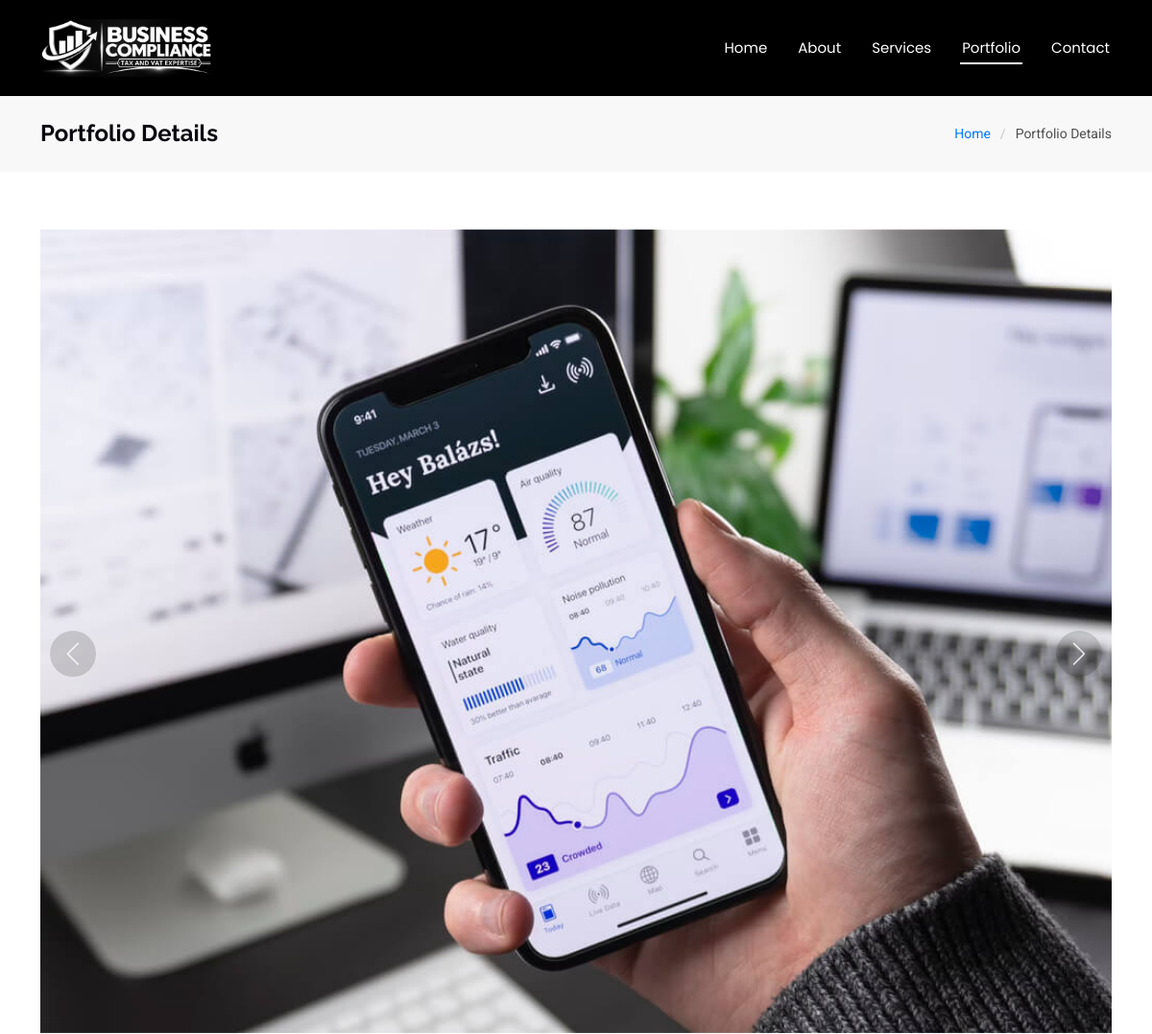
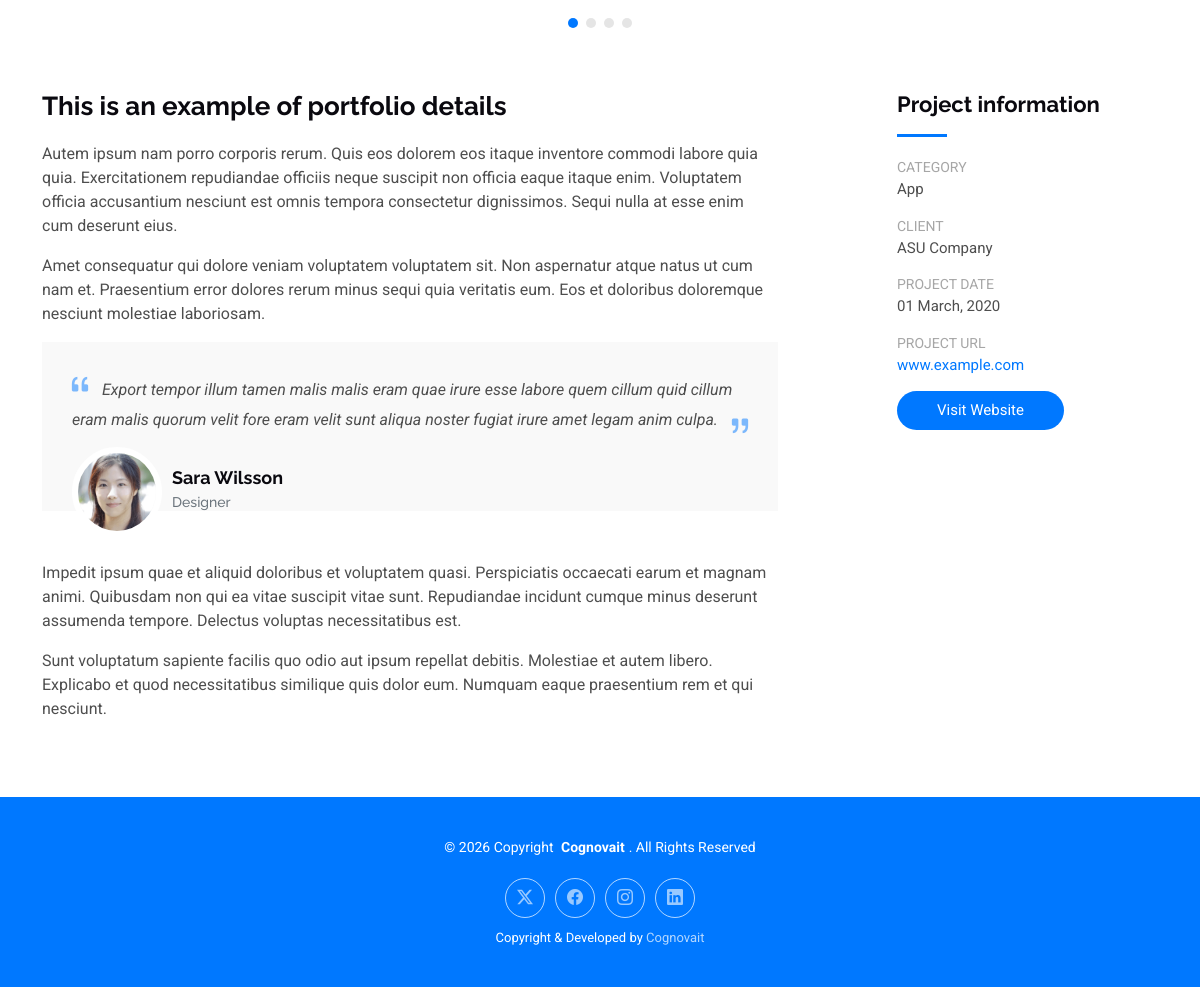
The app's page /portfolio-details.php?id=1 with its own data (2 pictures, top to bottom).
### tables this page shows
CREATE TABLE `nav_menu` (
  `id` int(10) unsigned NOT NULL AUTO_INCREMENT,
  `label` varchar(50) NOT NULL,
  `url` varchar(255) NOT NULL DEFAULT '#',
  `sort_order` int(11) NOT NULL DEFAULT 0,
  `is_active` tinyint(1) NOT NULL DEFAULT 1,
  PRIMARY KEY (`id`)
);

CREATE TABLE `portfolio_items` (
  `id` int(10) unsigned NOT NULL AUTO_INCREMENT,
  `category_id` int(10) unsigned NOT NULL,
  `title` varchar(150) NOT NULL,
  `short_description` varchar(255) NOT NULL,
  `image_path` varchar(255) NOT NULL,
  `details_title` varchar(255) DEFAULT NULL,
  `details_text` text DEFAULT NULL COMMENT 'paragraphs separated by a blank line',
  `client` varchar(150) DEFAULT NULL,
  `project_date` date DEFAULT NULL,
  `project_url` varchar(255) DEFAULT NULL,
  `testimonial_id` int(10) unsigned DEFAULT NULL,
  `sort_order` int(11) NOT NULL DEFAULT 0,
  `is_active` tinyint(1) NOT NULL DEFAULT 1,
  PRIMARY KEY (`id`),
  KEY `fk_pi_cat` (`category_id`),
  KEY `fk_pi_test` (`testimonial_id`),
  CONSTRAINT `fk_pi_cat` FOREIGN KEY (`category_id`) REFERENCES `portfolio_categories` (`id`),
  CONSTRAINT `fk_pi_test` FOREIGN KEY (`testimonial_id`) REFERENCES `testimonials` (`id`) ON DELETE SET NULL
);

CREATE TABLE `testimonials` (
  `id` int(10) unsigned NOT NULL AUTO_INCREMENT,
  `name` varchar(100) NOT NULL,
  `position` varchar(100) NOT NULL,
  `image_path` varchar(255) NOT NULL,
  `rating` tinyint(3) unsigned NOT NULL DEFAULT 5,
  `quote` text NOT NULL,
  `sort_order` int(11) NOT NULL DEFAULT 0,
  `is_active` tinyint(1) NOT NULL DEFAULT 1,
  PRIMARY KEY (`id`)
);

CREATE TABLE `portfolio_categories` (
  `id` int(10) unsigned NOT NULL AUTO_INCREMENT,
  `name` varchar(100) NOT NULL,
  `slug` varchar(100) NOT NULL COMMENT 'lowercase letters/digits/hyphens - used as CSS class filter-<slug>',
  `sort_order` int(11) NOT NULL DEFAULT 0,
  `is_active` tinyint(1) NOT NULL DEFAULT 1,
  PRIMARY KEY (`id`),
  UNIQUE KEY `slug` (`slug`)
);

CREATE TABLE `social_links` (
  `id` int(10) unsigned NOT NULL AUTO_INCREMENT,
  `icon` varchar(64) NOT NULL COMMENT 'Bootstrap Icons class, e.g. bi-twitter-x',
  `url` varchar(255) NOT NULL DEFAULT '#',
  `sort_order` int(11) NOT NULL DEFAULT 0,
  `is_active` tinyint(1) NOT NULL DEFAULT 1,
  PRIMARY KEY (`id`)
);

### src/helpers.php (called while the page is built, shortened)
<?php
function e(mixed $value): string
{
    return htmlspecialchars((string) $value, ENT_QUOTES | ENT_SUBSTITUTE, 'UTF-8');
}
function paragraphs(?string $text): array
{
    $parts = preg_split('/\R{2,}/u', trim((string) $text)) ?: [];
    return array_values(array_filter(array_map('trim', $parts), static fn($p) => $p !== ''));
}
function safe_url(?string $url): string
{
    $url = trim((string) $url);
    if (preg_match('#^https?://#i', $url) || preg_match('/^#[\w-]*$/', $url)) {
        return $url;
    }
    return '#';
}
function nav_url(?string $url): string
{
    $url = trim((string) $url);
    if (preg_match('/^[A-Za-z0-9_-]+\.php(?:#[\w-]*)?$/', $url)) {
        return $url;
    }
    return '#';
}
if (!function_exists('settings')) {
    function settings(): array
    {
        static $cache = null;
        if ($cache === null) {
            $cache = [];
            try {
                foreach (Database::fetchAll('SELECT setting_key, setting_value FROM site_settings') as $row) {
                    $cache[$row['setting_key']] = $row['setting_value'];
                }
            } catch (Throwable) {
                return [];
            }
        }
        return $cache;
    }
}
if (!function_exists('setting')) {
    function setting(string $key, mixed $default = ''): string
    {
        $all = settings();
        return isset($all[$key]) && $all[$key] !== null ? (string) $all[$key] : (string) ($default ?? '');
    }
}

### db.php (called while the page is built, shortened)
<?php
final class Database
{
    private static ?PDO $pdo = null;
    private static function getEnvOr(string $key, string $default): string
    {
        $val = getenv($key);
        return $_ENV[$key] ?? $_SERVER[$key] ?? $default;
    }
    public static function pdo(): PDO
    {
        if (self::$pdo instanceof PDO) {
            return self::$pdo;
        }
        $host    = self::getEnvOr('DB_HOST', '127.0.0.1');
        $port    = self::getEnvOr('DB_PORT', '3306');
        $name    = self::getEnvOr('DB_NAME', 'devfolio');
        $user    = self::getEnvOr('DB_USER', 'root');
        $pass    = self::getEnvOr('DB_PASS', '');
        $charset = 'utf8mb4';
        $opts = [
            PDO::ATTR_ERRMODE            => PDO::ERRMODE_EXCEPTION,
            PDO::ATTR_DEFAULT_FETCH_MODE => PDO::FETCH_ASSOC,
            PDO::ATTR_EMULATE_PREPARES   => false,
        ];
        $base = sprintf('mysql:host=%s;port=%s;charset=%s', $host, $port, $charset);
        try {
            try {
                self::$pdo = new PDO($base . ';dbname=' . $name, $user, $pass, $opts);
            } catch (PDOException $e) {
                if ((int) ($e->errorInfo[1] ?? 0) !== 1049) {
                    throw $e;
                }
                $tmp = new PDO($base, $user, $pass, $opts);
                $tmp->exec('CREATE DATABASE IF NOT EXISTS `' . $name . '` CHARACTER SET utf8mb4 COLLATE utf8mb4_unicode_ci');
                self::$pdo = new PDO($base . ';dbname=' . $name, $user, $pass, $opts);
            }
        } catch (PDOException $e) {
            error_log('DevFolio DB connection failed: ' . $e->getMessage());
            http_response_code(500);
            exit('Database connection failed: ' . $e->getMessage());
        }
        return self::$pdo;
    }
    private static function run(string $sql, array $params): PDOStatement
    {
        $st = self::pdo()->prepare($sql);
        $st->execute($params);
        return $st;
    }
    public static function fetchAll(string $sql, array $params = []): array
    {
        $st = self::run($sql, $params);
        return $st->fetchAll();
    }
}
function db(): PDO
{
    return Database::pdo();
}

### includes/functions.php (called while the page is built, shortened)
<?php
function fetch_active(string $table, string $order = 'sort_order, id'): array
{
    $allowed = ['skills', 'resume_items', 'services', 'stats', 'portfolio_categories',
                'pricing_plans', 'faqs', 'testimonials', 'social_links'];
    return db()->query("SELECT * FROM `$table` WHERE is_active = 1 ORDER BY $order")->fetchAll();
}
function get_social_links(): array { return fetch_active('social_links'); }
function get_nav_items(): array
{
    return Database::fetchAll('SELECT * FROM nav_menu WHERE is_active = 1 ORDER BY sort_order, id');
}
function get_portfolio_item(int $id): ?array
{
    $stmt = db()->prepare(
        'SELECT p.*, c.name AS category_name, c.slug AS category_slug
           FROM portfolio_items p
           JOIN portfolio_categories c ON c.id = p.category_id
          WHERE p.id = :id AND p.is_active = 1
          LIMIT 1'
    );
    $stmt->execute([':id' => $id]);
    return $stmt->fetch() ?: null;
}
function get_portfolio_images(int $itemId, string $cover): array
{
    $stmt = db()->prepare(
        'SELECT image_path FROM portfolio_images WHERE portfolio_item_id = :id ORDER BY sort_order, id'
    );
    $stmt->execute([':id' => $itemId]);
    $imgs = $stmt->fetchAll(PDO::FETCH_COLUMN);
    return $imgs ?: [$cover];
}
function get_testimonial(int $id): ?array
{
    $stmt = db()->prepare('SELECT * FROM testimonials WHERE id = :id LIMIT 1');
    $stmt->execute([':id' => $id]);
    return $stmt->fetch() ?: null;
}

### portfolio-details.php (the view, shortened to what this page needs)
<?php
require_once __DIR__ . '/includes/functions.php';
$id = filter_input(INPUT_GET, 'id', FILTER_VALIDATE_INT, ['options' => ['min_range' => 1]]);
$project = $id ? get_portfolio_item((int) $id) : null;
$images      = get_portfolio_images((int) $project['id'], $project['image_path']);
$testimonial = $project['testimonial_id'] ? get_testimonial((int) $project['testimonial_id']) : null;
$paras       = paragraphs($project['details_text']);
$pageTitle = 'Portfolio Details - ' . setting('site_name', 'DevFolio') . ' Bootstrap Template';
$bodyClass = 'portfolio-details-page';
require __DIR__ . '/includes/header.php';
?>
  <main class="main">
    <div class="page-title" data-aos="fade">
      <div class="container d-lg-flex justify-content-between align-items-center">
        <h1 class="mb-2 mb-lg-0">Portfolio Details</h1>
        <nav class="breadcrumbs">
          <ol>
            <li><a href="index.php">Home</a></li>
            <li class="current">Portfolio Details</li>
          </ol>
        </nav>
      </div>
    </div>
    <section id="portfolio-details" class="portfolio-details section">
      <div class="container" data-aos="fade-up">
        <div class="portfolio-details-slider swiper init-swiper">
          <div class="swiper-wrapper align-items-center">
            <?php foreach ($images as $img): ?>
            <div class="swiper-slide">
              <img src="<?= e($img) ?>" alt="">
            </div>
            <?php endforeach; ?>
          </div>
          <div class="swiper-button-prev"></div>
          <div class="swiper-button-next"></div>
          <div class="swiper-pagination"></div>
        </div>
        <div class="row justify-content-between gy-4 mt-4">
          <div class="col-lg-8" data-aos="fade-up">
            <div class="portfolio-description">
              <h2><?= e($project['details_title'] ?: $project['title']) ?></h2>
              <?php foreach ($paras as $i => $para): ?>
              <p>
                <?= e($para) ?>
              </p>
              <?php if ($i === 1 && $testimonial):  ?>
              <div class="testimonial-item">
                <p>
                  <i class="bi bi-quote quote-icon-left"></i>
                  <span><?= e($testimonial['quote']) ?></span>
                  <i class="bi bi-quote quote-icon-right"></i>
                </p>
                <div>
                  <img src="<?= e($testimonial['image_path']) ?>" class="testimonial-img" alt="">
                  <h3><?= e($testimonial['name']) ?></h3>
                  <h4><?= e($testimonial['position']) ?></h4>
                </div>
              </div>
              <?php endif; ?>
              <?php endforeach; ?>
            </div>
          </div>
          <div class="col-lg-3" data-aos="fade-up" data-aos-delay="100">
            <div class="portfolio-info">
              <h3>Project information</h3>
              <ul>
                <li><strong>Category</strong> <?= e($project['category_name']) ?></li>
                <li><strong>Client</strong> <?= e($project['client']) ?></li>
                <li><strong>Project date</strong> <?= e($project['project_date'] ? date('d F, Y', strtotime($project['project_date'])) : '') ?></li>
                <li><strong>Project URL</strong> <a href="<?= e(safe_url($project['project_url'])) ?>"><?= e(preg_replace('#^https?://#i', '', (string) $project['project_url'])) ?></a></li>
                <li><a href="<?= e(safe_url($project['project_url'])) ?>" class="btn-visit align-self-start">Visit Website</a></li>
              </ul>
            </div>
          </div>
        </div>
      </div>
    </section>
  </main>
<?php require __DIR__ . '/includes/footer.php'; ?>

### includes/header.php (shortened to what this page needs)
<?php
require_once __DIR__ . '/functions.php';
$bodyClass = $bodyClass ?? 'index-page';
$siteName = setting('site_name', 'DevFolio');
$siteLogo = setting('site_logo', '');
$navItems      = get_nav_items();
$currentScript = basename($_SERVER['SCRIPT_NAME'] ?? 'index.php');
$navLinkActive = static function (string $url) use ($currentScript): bool {
    $path = strtok($url, '#?') ?: '';
    if ($path === '' || !str_ends_with($path, '.php')) {
        return false;
    }
    if ($path === $currentScript) {
        return true;
    }
    $slug = substr($path, 0, -4);
    return str_starts_with($currentScript, $slug . '-');
};
?>
<!DOCTYPE html>
<html lang="en">
<head>
  <link href="css/bootstrap.min.css" rel="stylesheet">
  <link href="css/bootstrap-icons.css" rel="stylesheet">
  <link href="css/aos.css" rel="stylesheet">
  <link href="css/glightbox.min.css" rel="stylesheet">
  <link href="css/swiper-bundle.min.css" rel="stylesheet">
  <link href="css/main.css" rel="stylesheet">
</head>
<body class="<?= e($bodyClass) ?>">
  <header id="header" class="header d-flex align-items-center sticky-top">
    <div class="container-fluid container-xl position-relative d-flex align-items-center justify-content-between">
      <a href="index.php" class="logo d-flex align-items-center">
        <?php if (!empty($siteLogo) && is_file(ROOT_PATH . '/' . $siteLogo)): ?>
          <img src="<?= e($siteLogo) ?>" alt="<?= e($siteName) ?>">
        <?php else: ?>
          <h1 class="sitename"><?= e($siteName) ?></h1>
        <?php endif; ?>
      </a>
      <nav id="navmenu" class="navmenu">
        <ul>
          <?php foreach ($navItems as $item): $isActive = $navLinkActive((string) $item['url']); ?>
          <li><a href="<?= e(nav_url($item['url'])) ?>"<?= $isActive ? ' class="active"' : '' ?>><?= e($item['label']) ?></a></li>
          <?php endforeach; ?>
        </ul>
      </nav>
    </div>
  </header>

### includes/footer.php (shortened to what this page needs)
<?php
require_once __DIR__ . '/functions.php';
?>
  <footer id="footer" class="footer accent-background">
    <div class="container">
      <div class="copyright text-center ">
        <p>© <?= date('Y') ?> <span>Copyright</span> <strong class="px-1 sitename">Cognovait</strong>. <span>All Rights Reserved</span></p>
      </div>
      <div class="social-links d-flex justify-content-center">
        <?php foreach (get_social_links() as $s): ?>
        <a href="<?= e(safe_url($s['url'])) ?>"><i class="bi <?= e($s['icon']) ?>"></i></a>
        <?php endforeach; ?>
      </div>
      <div class="credits">
        Copyright &amp; Developed by <a href="https://cognovait.com/" target="_blank" rel="noopener">Cognovait</a>
      </div>
    </div>
  </footer>
</body>
</html>

### records on screen
nav_menu: label "Home"
nav_menu: label "About"
nav_menu: label "Services"
nav_menu: label "Portfolio"
nav_menu: label "Contact"
portfolio_items: details_title "This is an example of portfolio details", details_text "Autem ipsum nam porro corporis rerum. Quis eos dolorem eos itaque inventore commodi labore quia quia. Exercitationem repudiandae officiis neque suscipit non officia eaque itaque enim. Voluptatem officia accusantium nesciunt est omnis tempora consectetur dignissimos. Sequi nulla at esse enim cum deserunt eius.", details_text "Amet consequatur qui dolore veniam voluptatem voluptatem sit. Non aspernatur atque natus ut cum nam et. Praesentium error dolores rerum minus sequi quia veritatis eum. Eos et doloribus doloremque nesciunt molestiae laboriosam.", details_text "Impedit ipsum quae et aliquid doloribus et voluptatem quasi. Perspiciatis occaecati earum et magnam animi. Quibusdam non qui ea vitae suscipit vitae sunt. Repudiandae incidunt cumque minus deserunt assumenda tempore. Delectus voluptas necessitatibus est.", details_text "Sunt voluptatum sapiente facilis quo odio aut ipsum repellat debitis. Molestiae et autem libero. Explicabo et quod necessitatibus similique quis dolor eum. Numquam eaque praesentium rem et qui nesciunt.", category.name "App", client "ASU Company", project_date "01 March, 2020", project_url "www.example.com"
testimonials: quote "Export tempor illum tamen malis malis eram quae irure esse labore quem cillum quid cillum eram malis quorum velit fore eram velit sunt aliqua noster fugiat irure amet legam anim culpa.", image_path (picture), name "Sara Wilsson", position "Designer"
